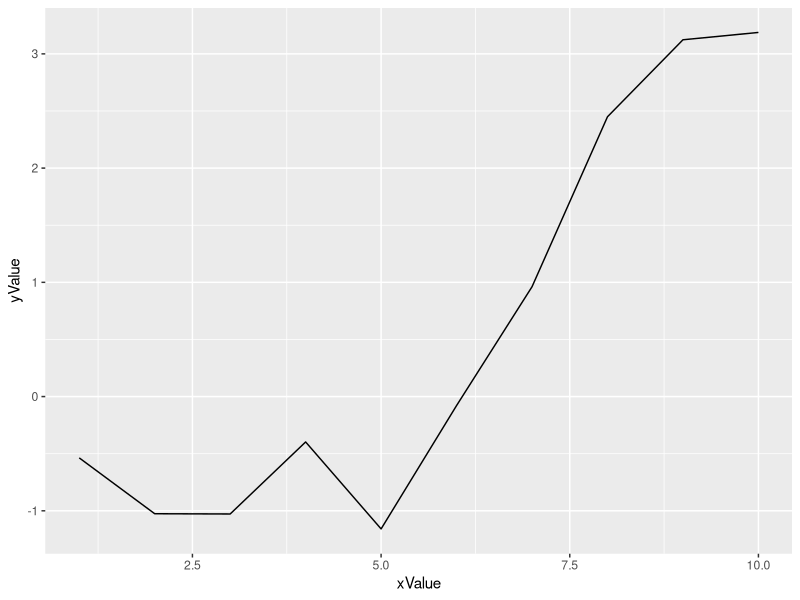

This figure's R source:
library(ggplot2)

# create data
xValue <- 1:10
yValue <- cumsum(rnorm(10))
data <- data.frame(xValue,yValue)

print(data)
# Plot
ggplot(data, aes(x=xValue, y=yValue)) +
  geom_line()
